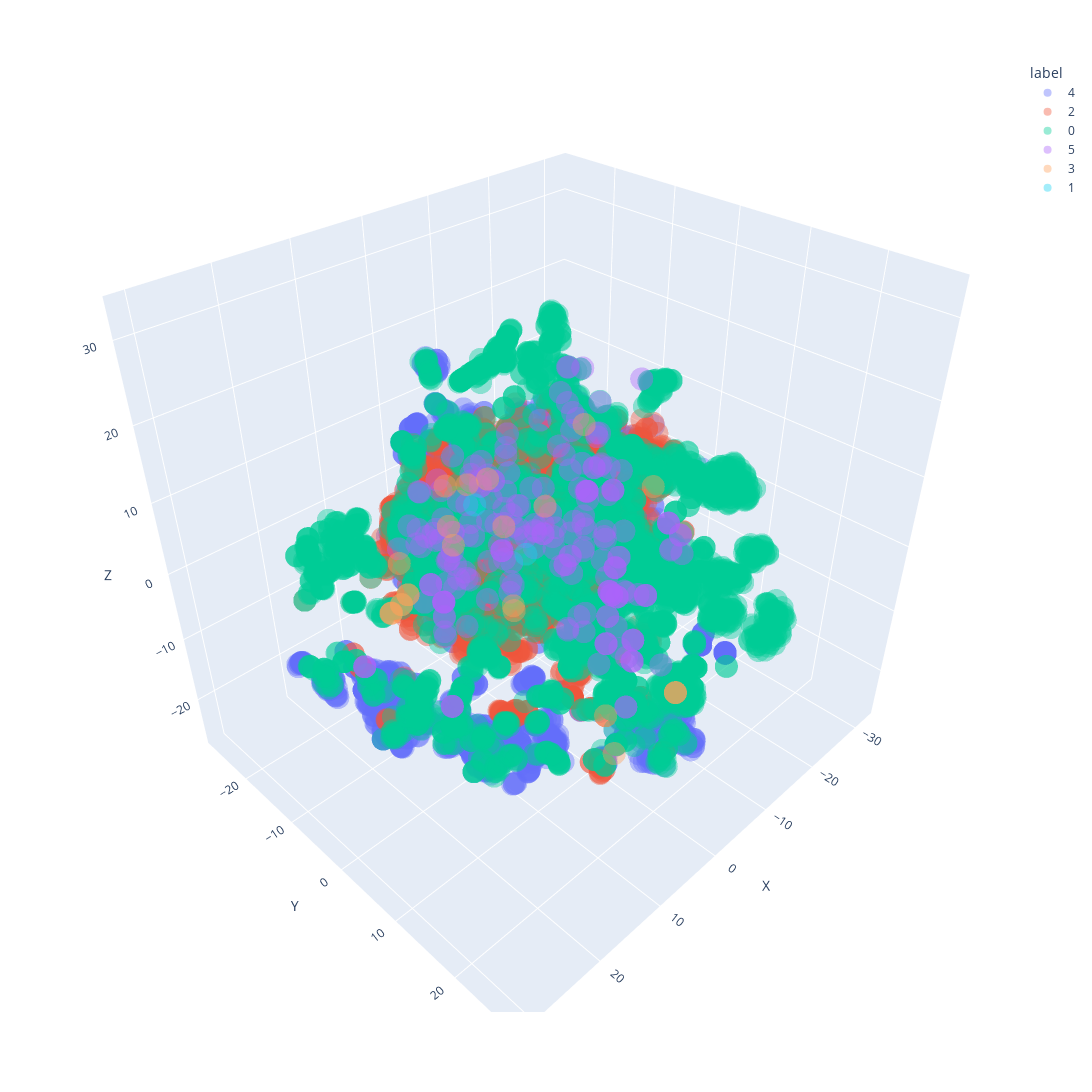

Here is the notebook cell this chart was saved with:
### Code cell
import plotly.express as px
# https://gist.github.com/UrusuLambda/3ad2b091dc4ada5f89a379ba7a1c5760
x_train_transformed_3d = tsne_results3
df_train=pd.DataFrame(x_train_transformed_3d[:, 0:3],columns=list("XYZ"))
df_train["label"]=np.array(labels_test).astype(str)


df_merged = pd.concat([df_train])
fig = px.scatter_3d(df_merged, x='X', y='Y', z='Z',  color='label', width=2000, height=1600, size_max=0.5, opacity=0.4)
fig.show()

### Figure 1 — Plotly figure (JSON) as saved in the notebook; plotly's stock layout.template omitted (floating-point values rounded to 4 significant figures; data arrays with more than 128 entries replaced by an {"elided": "..."} marker saying what was removed)
{"data": [{"hovertemplate": "label=4<br>X=%{x}<br>Y=%{y}<br>Z=%{z}<extra></extra>", "legendgroup": "4", "marker": {"color": "#636efa", "opacity": 0.4, "symbol": "circle"}, "mode": "markers", "name": "4", "scene": "scene", "showlegend": true, "type": "scatter3d", "x": {"elided": "2544 float values"}, "y": {"elided": "2544 float values"}, "z": {"elided": "2544 float values"}}, {"hovertemplate": "label=2<br>X=%{x}<br>Y=%{y}<br>Z=%{z}<extra></extra>", "legendgroup": "2", "marker": {"color": "#EF553B", "opacity": 0.4, "symbol": "circle"}, "mode": "markers", "name": "2", "scene": "scene", "showlegend": true, "type": "scatter3d", "x": {"elided": "1831 float values"}, "y": {"elided": "1831 float values"}, "z": {"elided": "1831 float values"}}, {"hovertemplate": "label=0<br>X=%{x}<br>Y=%{y}<br>Z=%{z}<extra></extra>", "legendgroup": "0", "marker": {"color": "#00cc96", "opacity": 0.4, "symbol": "circle"}, "mode": "markers", "name": "0", "scene": "scene", "showlegend": true, "type": "scatter3d", "x": {"elided": "3981 float values"}, "y": {"elided": "3981 float values"}, "z": {"elided": "3981 float values"}}, {"hovertemplate": "label=5<br>X=%{x}<br>Y=%{y}<br>Z=%{z}<extra></extra>", "legendgroup": "5", "marker": {"color": "#ab63fa", "opacity": 0.4, "symbol": "circle"}, "mode": "markers", "name": "5", "scene": "scene", "showlegend": true, "type": "scatter3d", "x": {"elided": "212 float values"}, "y": {"elided": "212 float values"}, "z": {"elided": "212 float values"}}, {"hovertemplate": "label=3<br>X=%{x}<br>Y=%{y}<br>Z=%{z}<extra></extra>", "legendgroup": "3", "marker": {"color": "#FFA15A", "opacity": 0.4, "symbol": "circle"}, "mode": "markers", "name": "3", "scene": "scene", "showlegend": true, "type": "scatter3d", "x": [21.47, -14.2, 2.282, 2.177, 23.04, 7.92, 1.59, -10.28, 3.458, -15.12, 2.29, 2.922, 2.923, 2.404, 5.289, 20.37, 20.38, 21.42, -7.062, 5.671, -6.413, 2.923, 23.1, 23.06], "y": [1.399, -6.221, -1.971, -2.199, 1.703, -6.767, -4.201, -9.157, -12.41, 4.569, 15.15, 23.82, 23.82, 13.63, -9.267, 1.191, 1.198, 1.376, -20.7, -20.04, -15.83, 23.82, 1.651, 1.671], "z": [6.457, 10.53, -7.225, -6.646, 6.429, 5.752, 3.859, -1.175, 6.681, 5.887, -19.46, -3.407, -3.407, -14.17, 0.4643, 7.054, 7.06, 6.453, -1.654, -7.743, 1.702, -3.401, 6.374, 6.396]}, {"hovertemplate": "label=1<br>X=%{x}<br>Y=%{y}<br>Z=%{z}<extra></extra>", "legendgroup": "1", "marker": {"color": "#19d3f3", "opacity": 0.4, "symbol": "circle"}, "mode": "markers", "name": "1", "scene": "scene", "showlegend": true, "type": "scatter3d", "x": [-1.476, -6.487], "y": [-12.85, -8.902], "z": [1.424, -6.797]}], "layout": {"height": 1600, "legend": {"title": {"text": "label"}, "tracegroupgap": 0}, "margin": {"t": 60}, "scene": {"domain": {"x": [0, 1], "y": [0, 1]}, "xaxis": {"title": {"text": "X"}}, "yaxis": {"title": {"text": "Y"}}, "zaxis": {"title": {"text": "Z"}}}, "width": 2000}}
